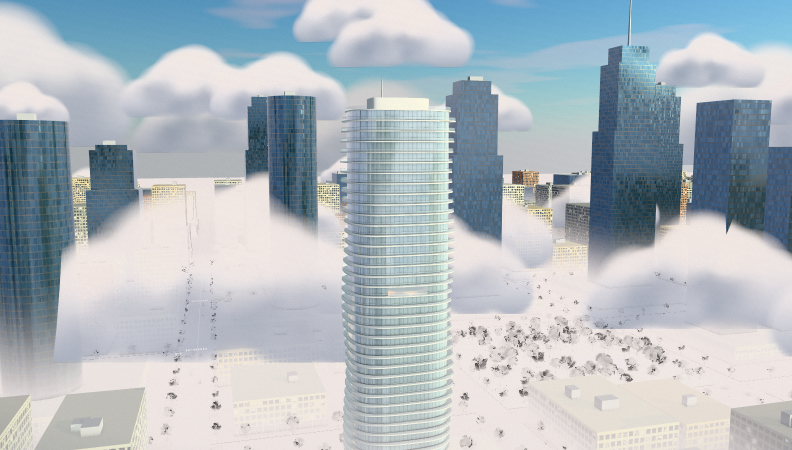
#> input picture ai-renders/01-sky-original.png, 1584 x 900 px (shown at 1/2 size)
$ python gradematch.py 01-sky-original.png 02-tower-original.png 02-tower-original.png 1.0
#> lines starting #> are read from the running program, lines starting #| are printed output that depends on the picture
# Match an image's (or video frames') colour grading to a reference: mean and spread of each Lab channel are mapped onto
# the reference's (Reinhard-style transfer). Used so the last shot ends on exactly the opening frame's grade.
# Usage: python gradematch.py <in.jpg> <reference.jpg> <out.jpg> [strength 0..1]
import sys
import numpy as np
from PIL import Image, ImageCms

_SRGB = ImageCms.createProfile("sRGB")
_LAB = ImageCms.createProfile("LAB")
_TO_LAB = ImageCms.buildTransformFromOpenProfiles(_SRGB, _LAB, "RGB", "LAB")
_TO_RGB = ImageCms.buildTransformFromOpenProfiles(_LAB, _SRGB, "LAB", "RGB")

def to_lab(img):
    # Pillow stores L as 0..255 and a/b as signed bytes; read a/b through an int8 view
    raw = np.asarray(ImageCms.applyTransform(img.convert("RGB"), _TO_LAB), dtype=np.uint8)
    lab = raw.astype(np.float32)
    lab[..., 1:] = raw[..., 1:].view(np.int8).astype(np.float32)
    return lab

def from_lab(lab):
    raw = np.empty(lab.shape, dtype=np.uint8)
    raw[..., 0] = np.clip(lab[..., 0], 0, 255).astype(np.uint8)
    raw[..., 1:] = np.clip(lab[..., 1:], -128, 127).astype(np.int8).view(np.uint8)
    return ImageCms.applyTransform(Image.fromarray(raw, "LAB"), _TO_RGB)

def stats(img):
    lab = to_lab(img).reshape(-1, 3)
    return lab.mean(0), lab.std(0) + 1e-6

def apply(img, src, ref, strength=1.0):
    """Map img from the src (mean, std) grade to the ref grade; strength blends between original (0) and full match (1)."""
    lab = to_lab(img)
    matched = (lab - src[0]) / src[1] * ref[1] + ref[0]
    return from_lab(lab + (matched - lab) * strength)

# [43 lines left out: functions even_out, match_video, not called in this run]

if __name__ == "__main__":
    src_path, ref_path, out_path = sys.argv[1:4]
    strength = float(sys.argv[4]) if len(sys.argv) > 4 else 1.0
    img, ref = Image.open(src_path), Image.open(ref_path)
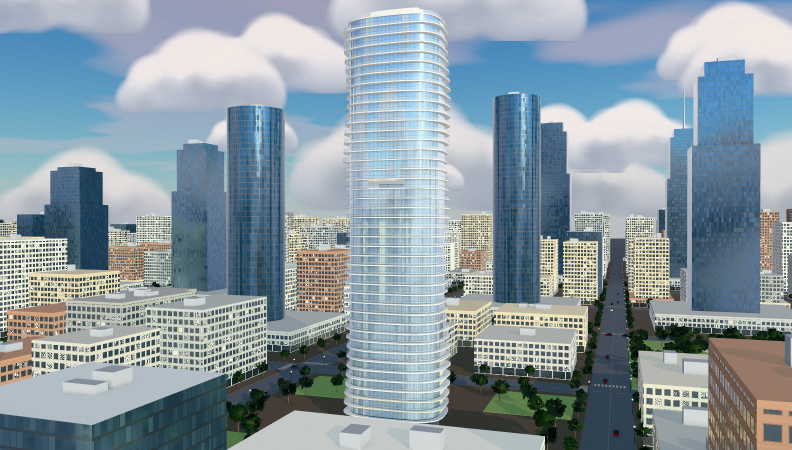
#> input picture ai-renders/02-tower-original.png, 1584 x 900 px (shown at 1/2 size)
#> img is the input picture: PIL image 1584x900 RGB; mean R, G, B 175.6, 184.9, 191.4
#> ref is the input picture: PIL image 1584x900 RGB; mean R, G, B 138.9, 153.9, 162.5
    s, r = stats(img), stats(ref)
#> in to_lab (call 2), `raw = np.asarray(ImageCms.applyTransform(img.convert("RGB"), _TO_LAB),..`:
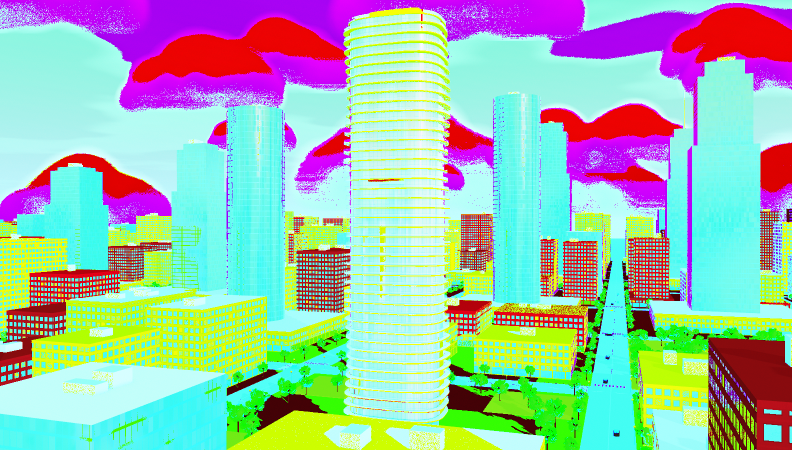
#> raw: shape (900, 1584, 3) (shown at 1/2 size); mean R, G, B 158, 188.1, 174.7
#> in to_lab (call 2), `lab[..., 1:] = raw[..., 1:].view(np.int8).astype(np.float32)`:
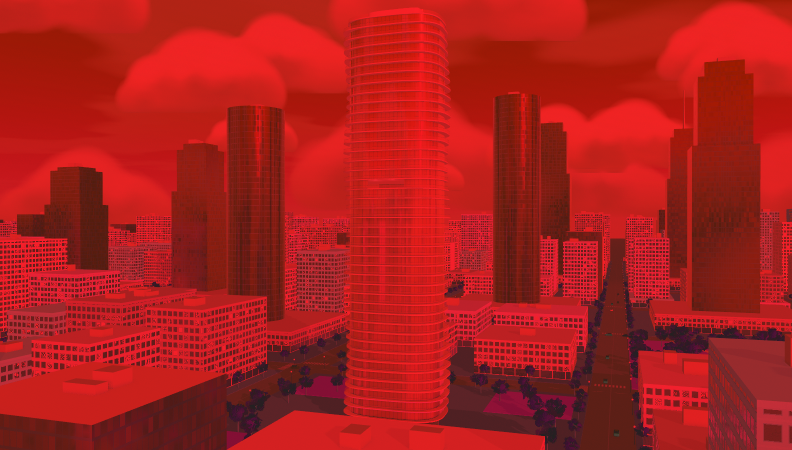
#> lab: shape (900, 1584, 3) float32 (shown at 1/2 size); mean R, G, B 157.8, -3.3, -6.4; drawn with min black and max white
#> s = ([189.3, -1.92, -4.56], [45.95, 5.03, 8.89]); r = ([157.8, -3.35, -6.39], [56.56, 5.2, 12.3])
    apply(img, s, r, strength).save(out_path, quality=92)
#> in apply, `matched = (lab - src[0]) / src[1] * ref[1] + ref[0]`:
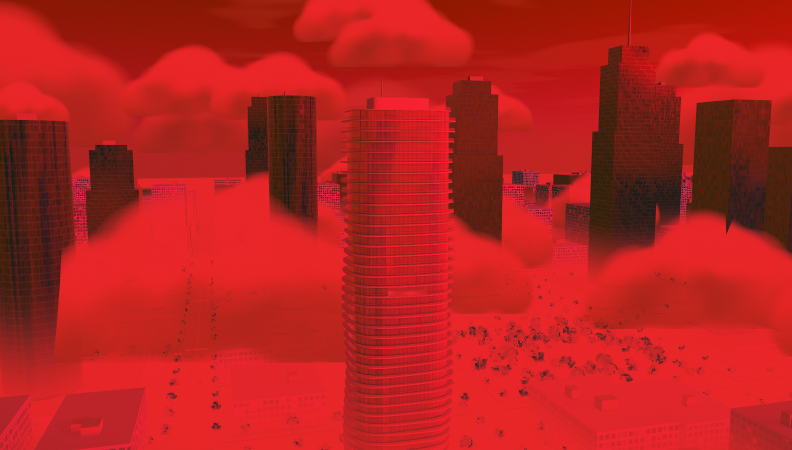
#> matched: shape (900, 1584, 3) float32 (shown at 1/2 size); mean R, G, B 157.5, -3.4, -6.4; drawn with min black and max white
#> in from_lab, `raw[..., 0] = np.clip(lab[..., 0], 0, 255).astype(np.uint8)`:
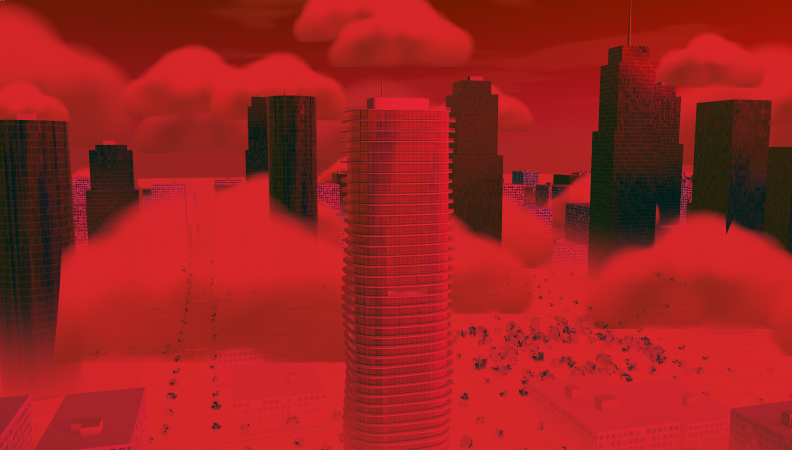
#> raw: shape (900, 1584, 3) (shown at 1/2 size); mean of channels 0, 1, 2 157.2, 33.8, 31; drawn as R, G, B
#> in from_lab, `return ImageCms.applyTransform(Image.fromarray(raw, "LAB"), _TO_RGB)`:
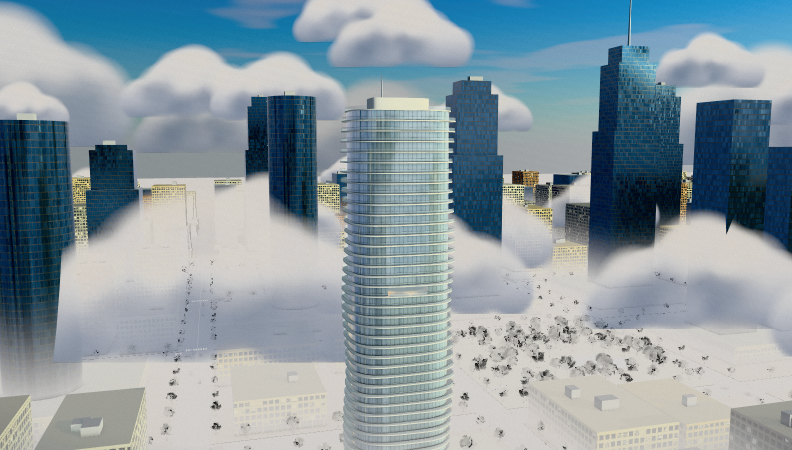
#> returned value: PIL image 1584x900 RGB (shown at 1/2 size); mean R, G, B 137, 153, 160.8
    after = stats(Image.open(out_path))
#> in to_lab (call 4), `raw = np.asarray(ImageCms.applyTransform(img.convert("RGB"), _TO_LAB),..`:
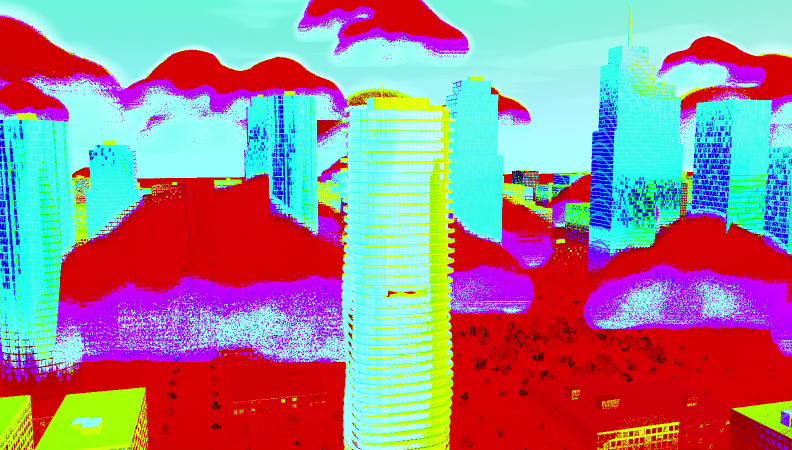
#> raw: shape (900, 1584, 3) (shown at 1/2 size); mean R, G, B 157.3, 132.6, 143.9
#> after = ([157, -2.98, -6.13], [56.22, 4.76, 11.84])
    print("Lab mean before", np.round(s[0], 1), "after", np.round(after[0], 1), "reference", np.round(r[0], 1))
#| Lab mean before [189.3  -1.9  -4.6] after [157.   -3.   -6.1] reference [157.8  -3.3  -6.4]
